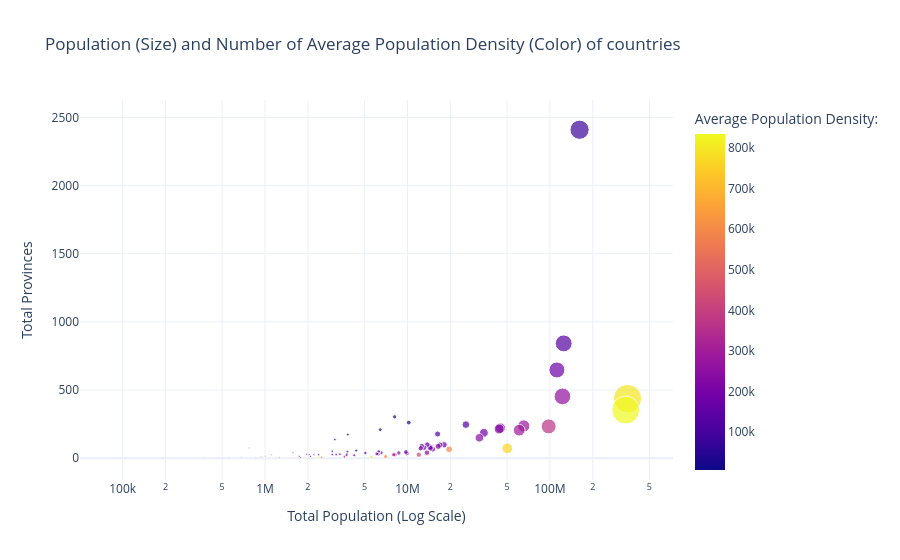

The cell this chart's notebook holds for it:
### Code cell
query_population = """
SELECT 
    c.country_name,
    c.country_tag,
    SUM(s.provinces_count) AS total_provinces,
    SUM(s.population) AS total_population,
    ROUND(AVG(s.population_density))::INT AS avg_population_density
FROM fact_state_1_14_5 s
JOIN dim_country c ON s.owner_tag = c.country_tag
GROUP BY c.country_name, c.country_tag
ORDER BY total_population DESC;
"""

df_country = pd.read_sql(query_population, engine)

fig_bubble = px.scatter(
    df_country.head(84),
    x="total_population",
    y="total_provinces",
    size="total_population",
    color="avg_population_density",
    hover_name="country_name",
    log_x=True,
    title="Population (Size) and Number of Average Population Density (Color) of countries",
    labels={
        "total_population": "Total Population (Log Scale)",
        "total_provinces": "Total Provinces",
        "avg_population_density": "Average Population Density: "
    },
    template="plotly_white"
)
fig_bubble.show()

### Figure 1 — Plotly figure (JSON) as saved in the notebook; plotly's stock layout.template omitted (floating-point values rounded to 4 significant figures)
{"data": [{"hovertemplate": "<b>%{hovertext}</b><br><br>Total Population (Log Scale)=%{marker.size}<br>Total Provinces=%{y}<br>Average Population Density: =%{marker.color}<extra></extra>", "hovertext": ["British Raj", "China", "Soviet Union", "United States", "United Kingdom", "France", "Japan", "German Reich", "Dutch East Indies", "Guangxi Clique", "Italy", "Second Brazilian Republic", "Manchukuo", "Poland", "Spain", "Belgium", "Romania", "Argentina", "Mexico", "Turkey", "Czechoslovakia", "Portugal", "Siam", "Yugoslavia", "Shanxi", "Philippines", "Iran", "Xibei San Ma", "Yunnan", "Dominion of Canada", "Ethiopia", "South Africa", "Kingdom of Hungary", "Netherlands", "Australia", "Colombia", "Communist China", "Austria", "Sweden", "Afghanistan", "Kingdom of Greece", "Peru", "Bulgaria", "Nepal", "Chile", "Sinkiang", "Switzerland", "Finland", "British Malaya", "Denmark", "Tibet", "Cuba", "Iraq", "Venezuela", "Norway", "Ireland", "Saudi Arabia", "Yemen", "Haiti", "Bolivian Republic", "Lithuania", "Ecuador", "Mengkukuo", "Latvia", "Guatemala", "Uruguay", "New Zealand", "El Salvador", "Dominican Republic", "Estonia", "Albania", "Republic of Paraguay", "Honduras", "Mongolia", "Liberia", "Nicaragua", "Sultanate of Aussa", "Costa Rica", "Panama", "Bhutan", "Oman", "Luxembourg", "Iceland", "Tannu Tuva"], "legendgroup": "", "marker": {"color": [798238, 834571, 82587, 133723, 258150, 177840, 370201, 278494, 295269, 766901, 199822, 236336, 186332, 238217, 118620, 582535, 183116, 164335, 240379, 107006, 204181, 186510, 190071, 141876, 247875, 197188, 162803, 174826, 416992, 30230, 299115, 153257, 255149, 284593, 25443, 332075, 584563, 149016, 38729, 183462, 126425, 183151, 193468, 797228, 110403, 74790, 180519, 24194, 78909, 113370, 175138, 361232, 96512, 125909, 26250, 112792, 50713, 498508, 794302, 88330, 107268, 93126, 76846, 75488, 443291, 139337, 44488, 719683, 314383, 44490, 80186, 93714, 286937, 12359, 372955, 113972, 186895, 168157, 93606, 225275, 41050, 295108, 16573, 7092], "coloraxis": "coloraxis", "size": [350900000.0, 340400000.0, 161600000.0, 125000000.0, 122500000.0, 112000000.0, 98060000.0, 65550000.0, 60840000.0, 50180000.0, 45000000.0, 44020000.0, 34380000.0, 31980000.0, 25720000.0, 19620000.0, 18070000.0, 16890000.0, 16420000.0, 16280000.0, 15050000.0, 14530000.0, 14480000.0, 13780000.0, 13700000.0, 13110000.0, 12610000.0, 12390000.0, 12010000.0, 10220000.0, 9912000.0, 9754000.0, 8694000.0, 8174000.0, 8128000.0, 8003000.0, 7015000.0, 6535000.0, 6441000.0, 6278000.0, 6275000.0, 6215000.0, 6086000.0, 5581000.0, 5064000.0, 4365000.0, 4227000.0, 3812000.0, 3788000.0, 3755000.0, 3727000.0, 3612000.0, 3353000.0, 3161000.0, 3090000.0, 2970000.0, 2965000.0, 2493000.0, 2383000.0, 2382000.0, 2203000.0, 2084000.0, 2038000.0, 1962000.0, 1773000.0, 1736000.0, 1572000.0, 1439000.0, 1258000.0, 1108000.0, 1004000.0, 937100.0, 860800.0, 772900.0, 745900.0, 683800.0, 560700.0, 504500.0, 468000.0, 450500.0, 369400.0, 295100.0, 116000.0, 85100.0], "sizemode": "area", "sizeref": 877400.0, "symbol": "circle"}, "mode": "markers", "name": "", "orientation": "v", "showlegend": false, "type": "scatter", "x": [350900000.0, 340400000.0, 161600000.0, 125000000.0, 122500000.0, 112000000.0, 98060000.0, 65550000.0, 60840000.0, 50180000.0, 45000000.0, 44020000.0, 34380000.0, 31980000.0, 25720000.0, 19620000.0, 18070000.0, 16890000.0, 16420000.0, 16280000.0, 15050000.0, 14530000.0, 14480000.0, 13780000.0, 13700000.0, 13110000.0, 12610000.0, 12390000.0, 12010000.0, 10220000.0, 9912000.0, 9754000.0, 8694000.0, 8174000.0, 8128000.0, 8003000.0, 7015000.0, 6535000.0, 6441000.0, 6278000.0, 6275000.0, 6215000.0, 6086000.0, 5581000.0, 5064000.0, 4365000.0, 4227000.0, 3812000.0, 3788000.0, 3755000.0, 3727000.0, 3612000.0, 3353000.0, 3161000.0, 3090000.0, 2970000.0, 2965000.0, 2493000.0, 2383000.0, 2382000.0, 2203000.0, 2084000.0, 2038000.0, 1962000.0, 1773000.0, 1736000.0, 1572000.0, 1439000.0, 1258000.0, 1108000.0, 1004000.0, 937100.0, 860800.0, 772900.0, 745900.0, 683800.0, 560700.0, 504500.0, 468000.0, 450500.0, 369400.0, 295100.0, 116000.0, 85100.0], "xaxis": "x", "y": [437, 353, 2410, 842, 453, 647, 233, 236, 205, 72, 221, 214, 186, 149, 246, 65, 98, 96, 86, 177, 66, 82, 73, 99, 40, 77, 89, 72, 25, 261, 34, 45, 38, 25, 303, 25, 12, 39, 209, 33, 48, 29, 32, 7, 38, 56, 21, 173, 48, 29, 21, 10, 29, 26, 136, 27, 51, 5, 3, 25, 24, 13, 27, 29, 4, 13, 42, 2, 4, 24, 13, 10, 3, 76, 2, 6, 3, 3, 5, 2, 9, 1, 7, 12], "yaxis": "y"}], "layout": {"coloraxis": {"colorbar": {"title": {"text": "Average Population Density: "}}, "colorscale": [[0, "#0d0887"], [0.1111, "#46039f"], [0.2222, "#7201a8"], [0.3333, "#9c179e"], [0.4444, "#bd3786"], [0.5556, "#d8576b"], [0.6667, "#ed7953"], [0.7778, "#fb9f3a"], [0.8889, "#fdca26"], [1, "#f0f921"]]}, "legend": {"itemsizing": "constant", "tracegroupgap": 0}, "title": {"text": "Population (Size) and Number of Average Population Density (Color) of countries"}, "xaxis": {"anchor": "y", "domain": [0, 1], "title": {"text": "Total Population (Log Scale)"}, "type": "log"}, "yaxis": {"anchor": "x", "domain": [0, 1], "title": {"text": "Total Provinces"}}}}
